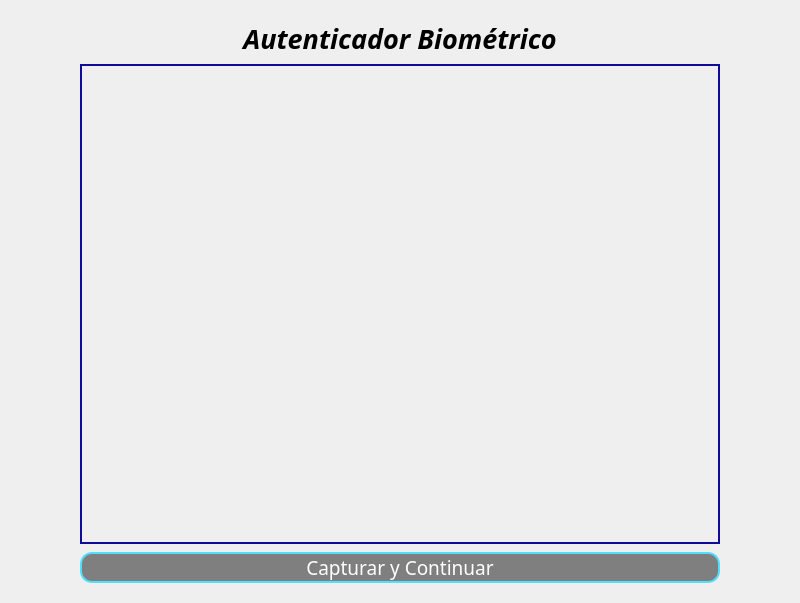
<?xml version="1.0" encoding="UTF-8"?>
<ui version="4.0">
 <class>ventana_autenticador</class>
 <widget class="QMainWindow" name="ventana_autenticador">
  <property name="geometry">
   <rect>
    <x>0</x>
    <y>0</y>
    <width>800</width>
    <height>603</height>
   </rect>
  </property>
  <property name="windowTitle">
   <string>MainWindow</string>
  </property>
  <widget class="QWidget" name="centralwidget">
   <layout class="QGridLayout" name="gridLayout">
    <item row="0" column="1">
     <widget class="QWidget" name="widget" native="true">
      <property name="sizePolicy">
       <sizepolicy hsizetype="Expanding" vsizetype="Expanding">
        <horstretch>0</horstretch>
        <verstretch>0</verstretch>
       </sizepolicy>
      </property>
      <property name="styleSheet">
       <string notr="true">background-image: url(:/aut/fondo1.png);</string>
      </property>
      <layout class="QGridLayout" name="gridLayout_2">
       <item row="8" column="1">
        <widget class="QPushButton" name="boton_guardar_foto">
         <property name="sizePolicy">
          <sizepolicy hsizetype="Expanding" vsizetype="Expanding">
           <horstretch>0</horstretch>
           <verstretch>0</verstretch>
          </sizepolicy>
         </property>
         <property name="font">
          <font>
           <family>BankGothic Md BT</family>
           <pointsize>14</pointsize>
          </font>
         </property>
         <property name="cursor">
          <cursorShape>PointingHandCursor</cursorShape>
         </property>
         <property name="styleSheet">
          <string notr="true">QPushButton{
    background-color: rgba(0,0,0,120);
    color: white;
    border: 2px solid #4fdfff;
    border-radius: 12px;
    font-size: 14pt;
}

QPushButton:hover {
    background-color: rgba(0, 212, 255, 0.3); 
    border: 2px solid #ffffff; 
}

QPushButton:pressed {
    background-color: #00d4ff; 
    color: black;
}</string>
         </property>
         <property name="text">
          <string>Capturar y Continuar</string>
         </property>
        </widget>
       </item>
       <item row="2" column="1">
        <widget class="QLabel" name="lbltitulo">
         <property name="sizePolicy">
          <sizepolicy hsizetype="Expanding" vsizetype="Expanding">
           <horstretch>0</horstretch>
           <verstretch>0</verstretch>
          </sizepolicy>
         </property>
         <property name="font">
          <font>
           <family>BankGothic Md BT</family>
           <pointsize>12</pointsize>
          </font>
         </property>
         <property name="text">
          <string>&lt;html&gt;&lt;head/&gt;&lt;body&gt;&lt;p align=&quot;center&quot;&gt;&lt;span style=&quot; font-size:20pt; font-weight:700; font-style:italic;&quot;&gt;Autenticador Biométrico&lt;/span&gt;&lt;/p&gt;&lt;/body&gt;&lt;/html&gt;</string>
         </property>
        </widget>
       </item>
       <item row="4" column="1">
        <spacer name="verticalSpacer">
         <property name="orientation">
          <enum>Qt::Orientation::Vertical</enum>
         </property>
         <property name="sizeHint" stdset="0">
          <size>
           <width>20</width>
           <height>40</height>
          </size>
         </property>
        </spacer>
       </item>
       <item row="1" column="1">
        <spacer name="verticalSpacer_3">
         <property name="orientation">
          <enum>Qt::Orientation::Vertical</enum>
         </property>
         <property name="sizeHint" stdset="0">
          <size>
           <width>20</width>
           <height>40</height>
          </size>
         </property>
        </spacer>
       </item>
       <item row="6" column="1">
        <widget class="QLabel" name="visualizador_camara">
         <property name="sizePolicy">
          <sizepolicy hsizetype="Expanding" vsizetype="Expanding">
           <horstretch>0</horstretch>
           <verstretch>0</verstretch>
          </sizepolicy>
         </property>
         <property name="minimumSize">
          <size>
           <width>640</width>
           <height>480</height>
          </size>
         </property>
         <property name="styleSheet">
          <string notr="true">border: 2px solid rgb(15, 10, 154);</string>
         </property>
         <property name="text">
          <string/>
         </property>
         <property name="scaledContents">
          <bool>true</bool>
         </property>
         <property name="alignment">
          <set>Qt::AlignmentFlag::AlignCenter</set>
         </property>
        </widget>
       </item>
       <item row="7" column="1">
        <spacer name="verticalSpacer_2">
         <property name="orientation">
          <enum>Qt::Orientation::Vertical</enum>
         </property>
         <property name="sizeHint" stdset="0">
          <size>
           <width>20</width>
           <height>40</height>
          </size>
         </property>
        </spacer>
       </item>
       <item row="8" column="2">
        <spacer name="horizontalSpacer_2">
         <property name="orientation">
          <enum>Qt::Orientation::Horizontal</enum>
         </property>
         <property name="sizeHint" stdset="0">
          <size>
           <width>761</width>
           <height>20</height>
          </size>
         </property>
        </spacer>
       </item>
       <item row="8" column="0">
        <spacer name="horizontalSpacer">
         <property name="orientation">
          <enum>Qt::Orientation::Horizontal</enum>
         </property>
         <property name="sizeHint" stdset="0">
          <size>
           <width>540</width>
           <height>20</height>
          </size>
         </property>
        </spacer>
       </item>
       <item row="2" column="0">
        <spacer name="horizontalSpacer_4">
         <property name="orientation">
          <enum>Qt::Orientation::Horizontal</enum>
         </property>
         <property name="sizeHint" stdset="0">
          <size>
           <width>761</width>
           <height>20</height>
          </size>
         </property>
        </spacer>
       </item>
       <item row="2" column="2">
        <spacer name="horizontalSpacer_3">
         <property name="orientation">
          <enum>Qt::Orientation::Horizontal</enum>
         </property>
         <property name="sizeHint" stdset="0">
          <size>
           <width>761</width>
           <height>20</height>
          </size>
         </property>
        </spacer>
       </item>
       <item row="11" column="1">
        <spacer name="verticalSpacer_4">
         <property name="orientation">
          <enum>Qt::Orientation::Vertical</enum>
         </property>
         <property name="sizeHint" stdset="0">
          <size>
           <width>20</width>
           <height>40</height>
          </size>
         </property>
        </spacer>
       </item>
      </layout>
     </widget>
    </item>
   </layout>
  </widget>
 </widget>
 <resources>
  <include location="autenticador_fondo.qrc"/>
 </resources>
 <connections/>
</ui>
